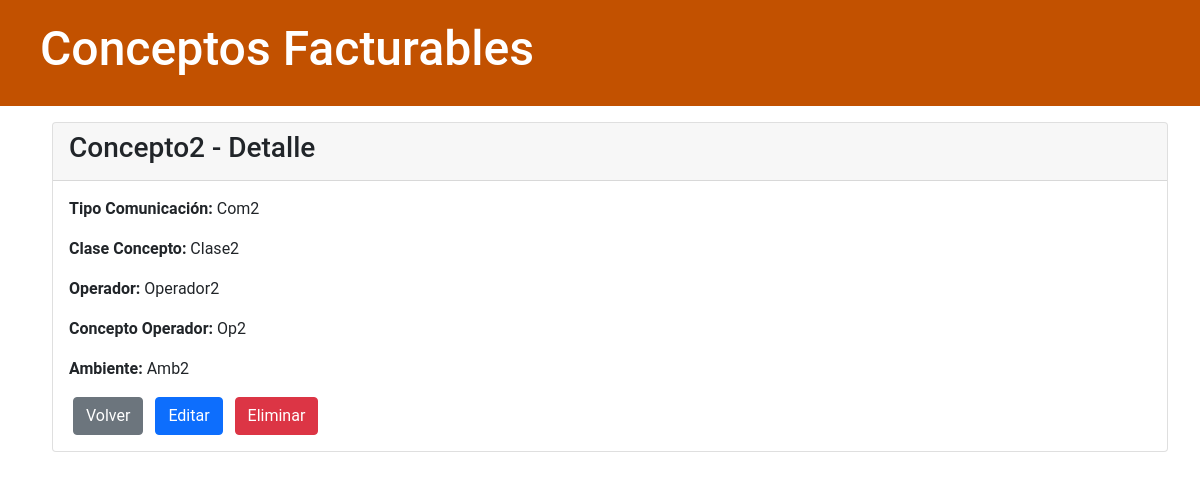
Before: /conceptos/2 with the older database file.
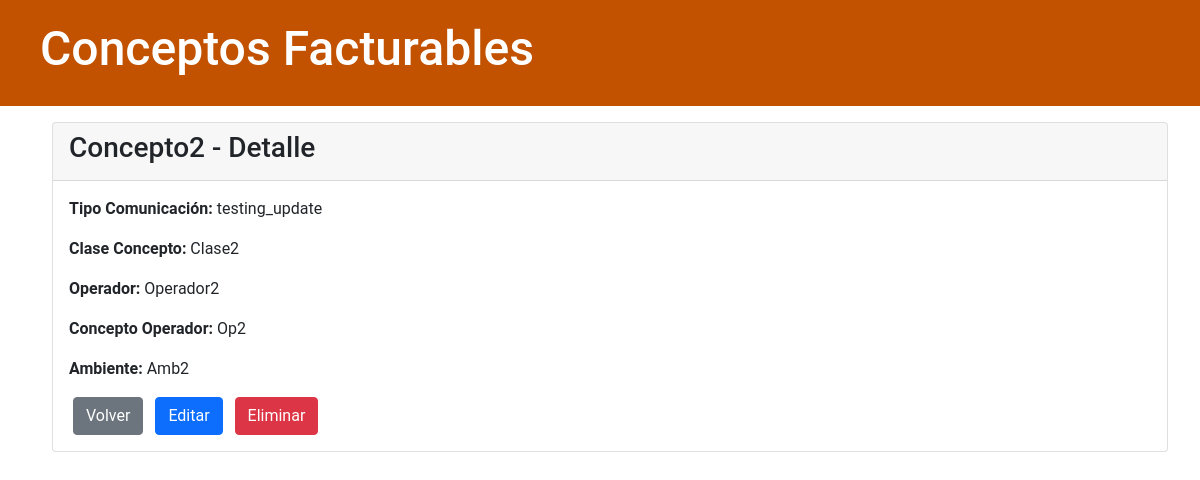
After: the same page with the newer database file.
### conceptoFacturable/models.py (models this page shows, shortened)
class ConceptoFacturable(models.Model):
    concepto = models.CharField(max_length=100)
    clase_concepto = models.CharField(max_length=45)
    operador = models.CharField(max_length=45)
    tipo_comunicacion = models.CharField(max_length=45)
    concepto_operador = models.CharField(max_length=100)
    ambito = models.CharField(max_length=45)
    class Meta:
        verbose_name = "concepto_facturable"
        verbose_name_plural = "conceptos_facturables"
        ordering = ["pk"]

### conceptoFacturable/views.py (the view)
# urls.py: path('<int:pk>', views.conceptos_facturables_detail,
def conceptos_facturables_detail(request, pk):
    concepto = get_object_or_404(ConceptoFacturable, pk=pk)
    return render(
        request,
        'conceptoFacturable/conceptos_facturables_detail.html',
        {"concepto": concepto})

### conceptoFacturable/templates/conceptoFacturable/conceptos_facturables_detail.html
{% extends 'conceptoFacturable/base.html' %}
{% block content %}
<div class="card">
    <div class="card-header" name="card_header">
        <h3> {{concepto.concepto}} - Detalle</h3>
    </div>
    <div class="card-body">
      <p class="card-text"><b>Tipo Comunicación:</b> {{concepto.tipo_comunicacion}}</p>
      <p class="card-text"><b>Clase Concepto:</b> {{concepto.clase_concepto}}</p>
      <p class="card-text"><b>Operador:</b> {{concepto.operador}}</p>
      <p class="card-text"><b>Concepto Operador:</b> {{concepto.concepto_operador}}</p>
      <p class="card-text"><b>Ambiente:</b> {{concepto.ambito}}</p>
      <a class="btn btn-secondary mx-1" href="{% url 'conceptos_facturables_list' %}">Volver</a>
      <a class="btn btn-primary mx-1" name="update_button" href="{% url 'conceptos_facturables_editar' pk=concepto.pk %}">Editar</a>
      <a class="btn btn-danger mx-1" name="delete_button" href="{% url 'conceptos_facturables_eliminar' pk=concepto.pk %}">Eliminar</a>
    </div>
</div>
{% endblock content %}

Changed rows visible on the page:
changed ConceptoFacturable "Concepto2": tipo_comunicacion "Com2" → "testing_update"
